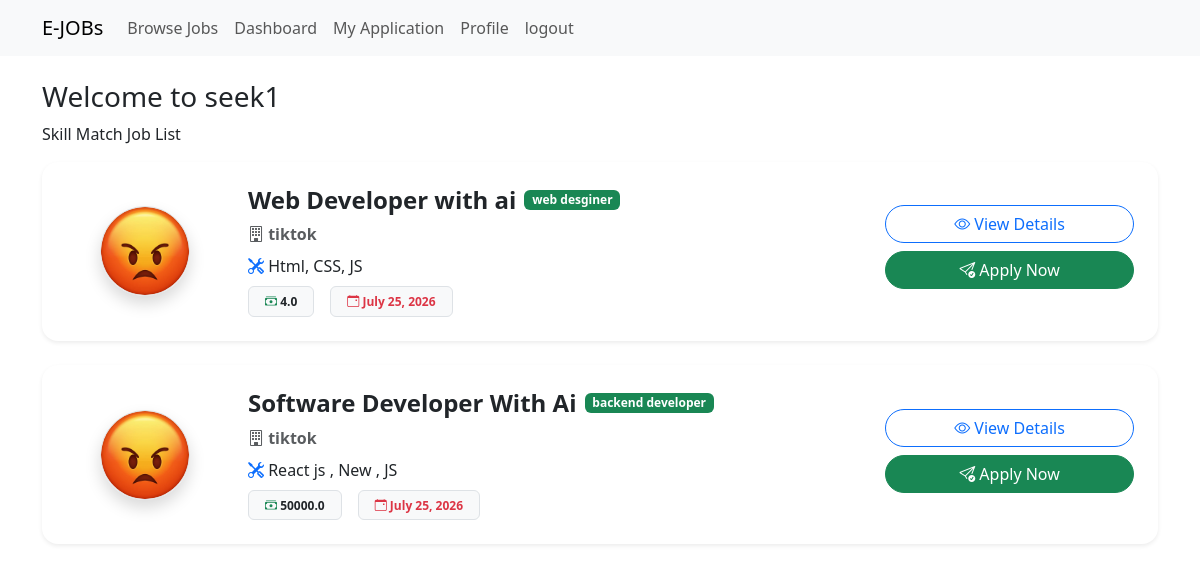
/ (signed in), run on an earlier commit of the app's database.
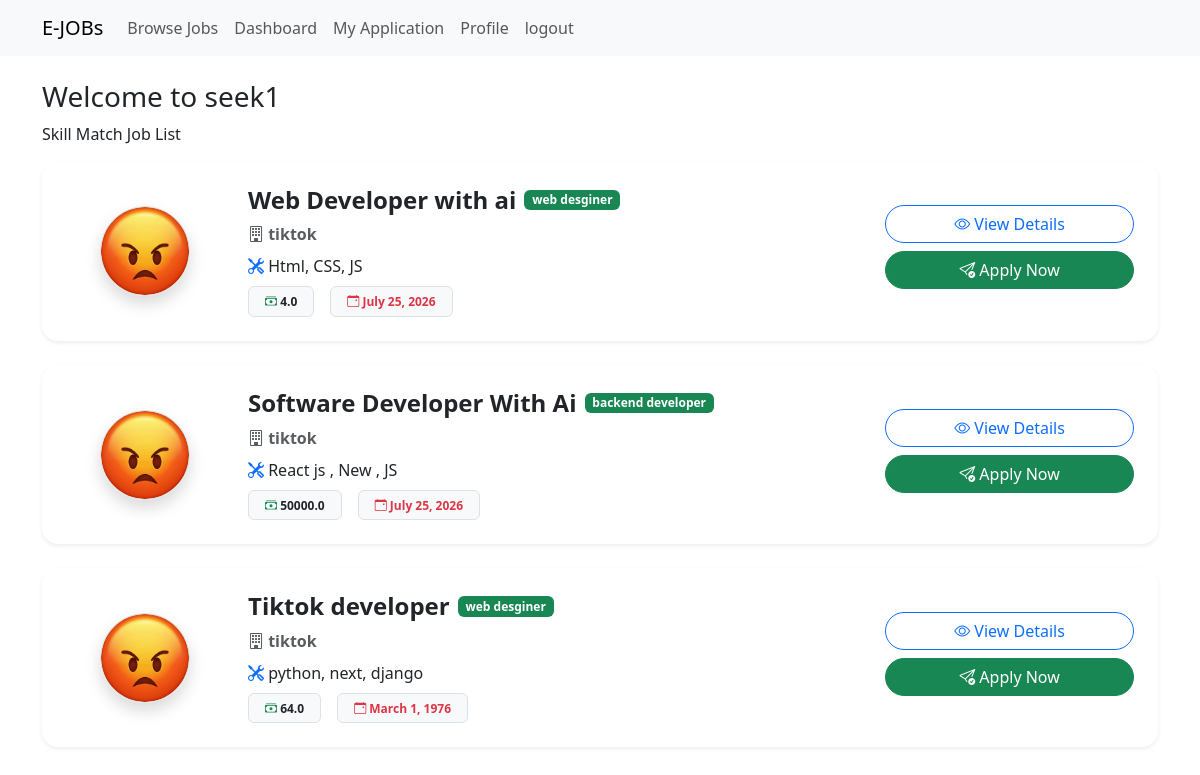
And on a later commit of the database.
### jobportal/models.py (models this page shows, shortened)
class JobPostModel(models.Model):
    posted_by = models.ForeignKey(
        RecruiterProfileModel,
        on_delete=models.CASCADE,
        related_name='job_post_info',
        null=True
    )
    title = models.CharField(max_length=200, null=True)
    number_of_openings = models.PositiveIntegerField(null=True)
    category = models.ForeignKey(
        CategoryModel,
        on_delete=models.CASCADE,
        null=True
    )
    description = models.TextField(null=True)
    skills_set = models.TextField(null=True)
    deadline = models.DateField(null=True)
    salary = models.FloatField(null=True)
    created_at = models.DateField(auto_now_add=True, null=True)
    updated_at = models.DateField(auto_now=True, null=True)

class RecruiterProfileModel(models.Model):
    recruiter = models.OneToOneField(
        User,
        on_delete=models.CASCADE,
        related_name='recruiter_profile',
        null=True
    )
    company_name = models.CharField(max_length=200, null=True)
    address = models.TextField(null=True)
    contact = models.CharField(max_length=20, null=True)
    logo = models.ImageField(upload_to='company_logo', null=True)
    created_at = models.DateField(auto_now_add=True, null=True)
    updated_at = models.DateField(auto_now=True, null=True)

class CategoryModel(models.Model):
    name = models.CharField(max_length=200, null=True)

### jobportal/views.py (the view)
# urls.py: path('', dashboard_view, name='dashboard_view'),
@login_required
def dashboard_view(request):
    try:
        seeker_data = request.user.seeker_profile
    except:
        messages.error(request, 'Please, Update your profile first.')
        return redirect('update_profile_view')
    job_data = JobPostModel.objects.none()
    if request.user.user_type == 'Seeker':
        seeker_skill = request.user.seeker_profile.skills_set
        for skill in seeker_skill.split(','):
            cleaned_skill = skill.strip()
            job_data |= JobPostModel.objects.filter(skills_set__icontains = cleaned_skill)
    context = {
        "job_data": job_data
    }
    return render(request, 'dashboard.html', context)

### jobportal/templates/dashboard.html (shortened to what this page needs)
{% extends 'master/base.html' %}
{% block content %}
    <h3>Welcome to {{request.user.username}}</h3>
    <p>
        Skill Match Job List
    </p>
        {% for job in job_data %}
  <div class="card border-0 shadow-sm rounded-4 mb-4 job-card">
    <div class="card-body p-4">
      <div class="row align-items-center">
        <div class="col-lg-2 col-md-3 text-center mb-3 mb-md-0">
          <img src="{{ job.posted_by.logo.url }}"
               alt="{{ job.posted_by.company_name }}"
               class="img-fluid rounded-circle border shadow"
               style="width:90px;height:90px;object-fit:cover;">
        </div>
        <div class="col-lg-7 col-md-6">
          <div class="d-flex align-items-center mb-2">
            <h4 class="fw-bold mb-0 me-2">
              {{ job.title }}
            </h4>
            <span class="badge bg-success">
              {{ job.category.name }}
            </span>
          </div>
          <p class="text-muted mb-2">
            <i class="bi bi-building"></i>
            <strong>{{ job.posted_by.company_name }}</strong>
          </p>
          <p class="mb-2">
            <i class="bi bi-tools text-primary"></i>
            {{ job.skills_set }}
          </p>
          <div class="d-flex flex-wrap gap-3">
            <span class="badge bg-light text-dark border px-3 py-2">
              <i class="bi bi-cash-stack text-success"></i>
              {{ job.salary }}
            </span>
            <span class="badge bg-light text-danger border px-3 py-2">
              <i class="bi bi-calendar-event"></i>
              {{ job.deadline }}
            </span>
          </div>
        </div>
        <div class="col-lg-3 col-md-3 text-md-end mt-3 mt-md-0">
            <a href=""
              class="btn btn-outline-primary rounded-pill px-4 mb-2 w-100">
                <i class="bi bi-eye"></i>
                View Details
            </a>
            {% if request.user.user_type != 'Recruiter' %}
               <a href="{% url 'apply_job_view' job.id %}"
        class="btn btn-success rounded-pill px-4 mb-2 w-100">
            <i class="bi bi-send-check"></i>
            Apply Now
        </a>
            {% endif %}
        </div>
      </div>
    </div>
  </div>
  {% endfor %}
{% endblock content %}

What changed in the data, as far as the page shows it:
added JobPostModel: posted_by.logo (picture), title "Tiktok developer", category.name "web desginer", posted_by.company_name "tiktok", skills_set "python, next, django", salary "64.0", deadline "March 1, 1976"
